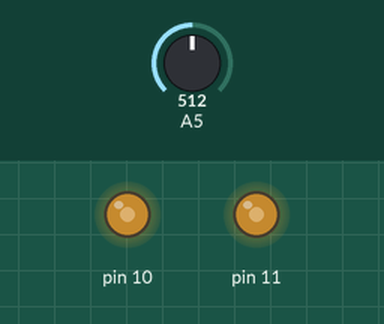
This sketch was run on a simulated Arduino Uno, built with avr-gcc and run on an emulated ATmega328P. Parts: output pins drawn as LEDs (lit = HIGH). The test bench sets the inputs (shaded band); at power-on: A5 = 512.

Above: at 1.2 s.
1.3 s: A5 set to 716
At 2.5 s:
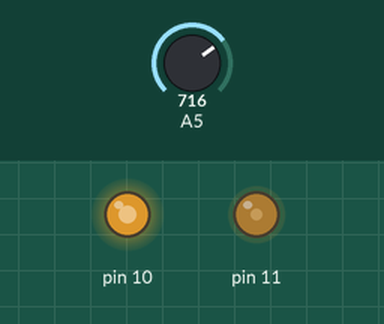
2.8 s: A5 set to 900
At 3.8 s:
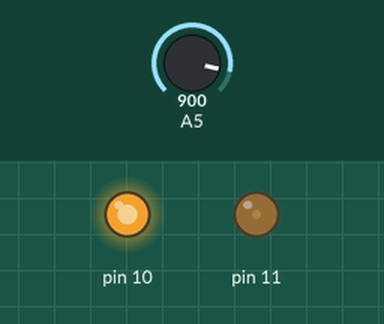
4.3 s: A5 set to 1023
At 4.9 s:
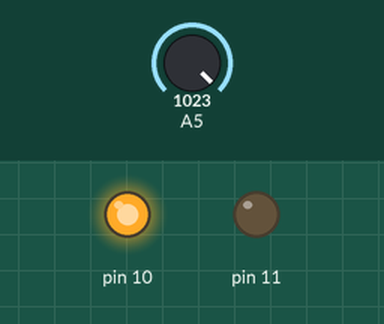
5.8 s: A5 set to 306
At 6.1 s:
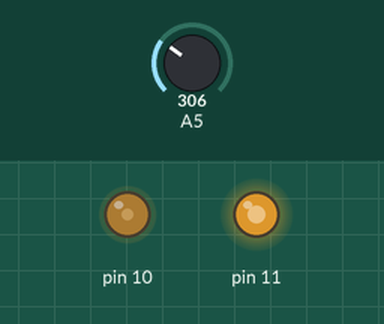
7.3 s: A5 set to 122
At 8.4 s:
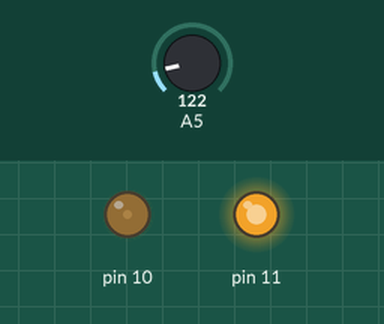
Timing chart, 0 to 9.8 s (numbered marks = the images above; inputs shaded):
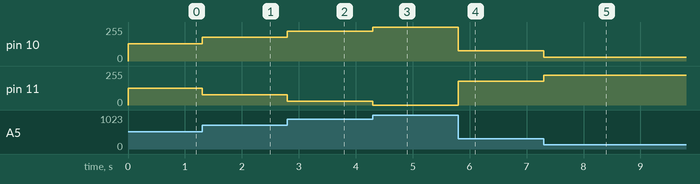

Measured:
- after the input at 1.3 s, pin 10: 128/255 → 179/255 at once; pin 11: 127/255 → 76/255 at once
- after the input at 2.8 s, pin 10: 179/255 → 225/255 at once; pin 11: 76/255 → 30/255 at once
- after the input at 4.3 s, pin 10: 225/255 → 255/255 at once; pin 11: 30/255 → 0/255 at once
- after the input at 5.8 s, pin 10: 255/255 → 76/255 at once; pin 11: 0/255 → 179/255 at once
- after the input at 7.3 s, pin 10: 76/255 → 30/255 at once; pin 11: 179/255 → 225/255 at once

The sketch:

job_10_1.ino
```cpp
int pot;
void setup()
{
  pinMode(10, OUTPUT);
  pinMode(11, OUTPUT);
}

void loop()
{
  pot = analogRead(A5);
  analogWrite(10 , pot/4);
  analogWrite(11 , 1023-(pot/4));

}
```
